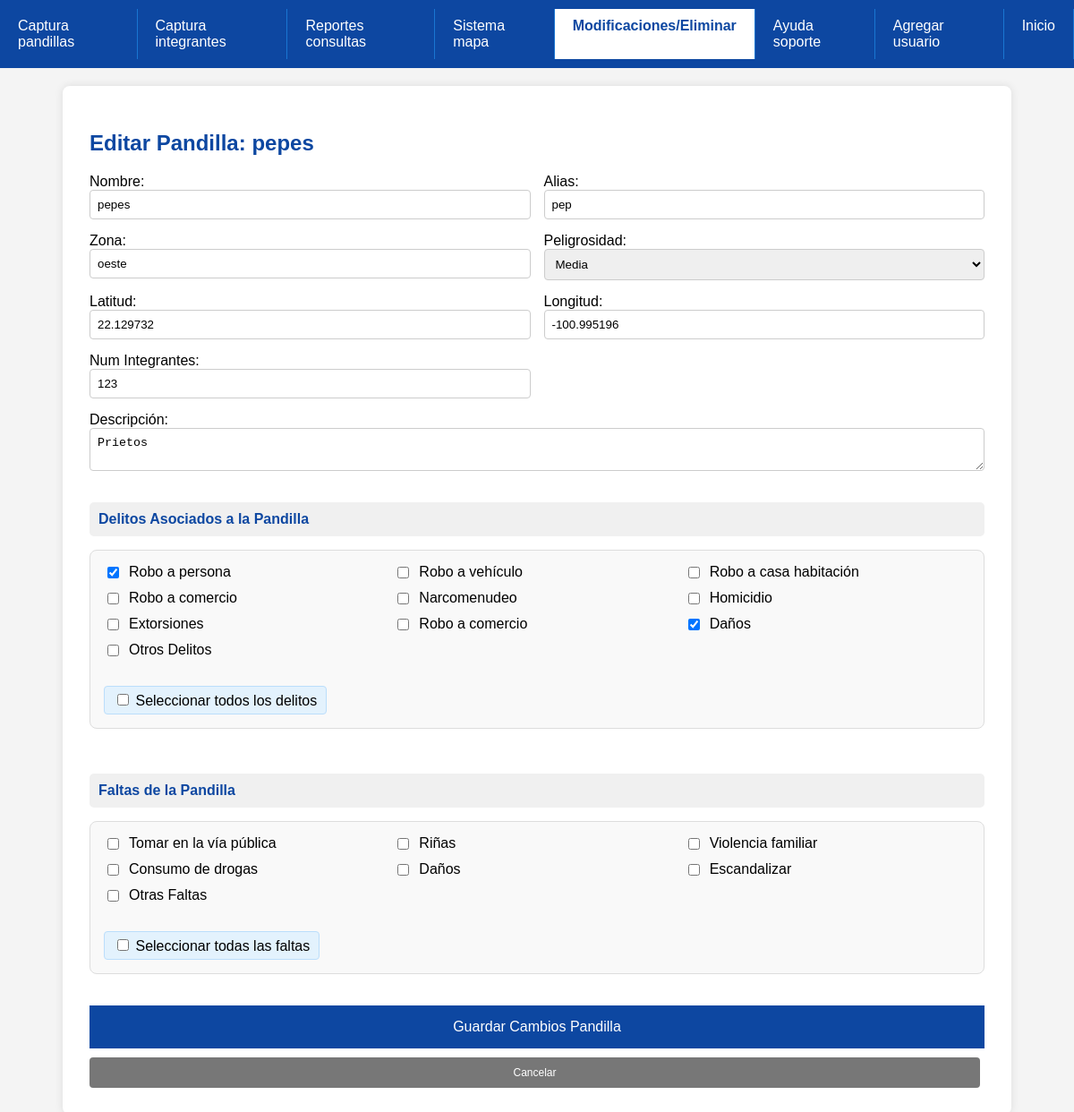
/diez.php?edit_pandilla=29 (signed in), run on the app's committed database.
### tables this page shows
CREATE TABLE `pandillas` (
  `id_pandilla` int(11) NOT NULL,
  `nombre` varchar(100) DEFAULT NULL,
  `alias` varchar(100) DEFAULT NULL,
  `descripcion` varchar(255) DEFAULT NULL,
  `id_lider_actual` varchar(50) DEFAULT NULL,
  `num_integrantes_aproximado` int(11) DEFAULT NULL,
  `rango_edades` varchar(100) DEFAULT NULL,
  `horario_reunion` varchar(100) DEFAULT NULL,
  `peligrosidad` varchar(100) DEFAULT NULL,
  `redes_sociales` varchar(100) DEFAULT NULL,
  `lugar_reunion` varchar(100) DEFAULT NULL,
  `latitud_reunion` varchar(100) DEFAULT NULL,
  `longitud_reunion` varchar(100) DEFAULT NULL,
  `fecha_registro` datetime DEFAULT current_timestamp(),
  `pandillas_rivales_texto` varchar(100) DEFAULT NULL,
  `zona` varchar(30) NOT NULL,
  `delitos_pandillas` text NOT NULL,
  `faltas_pandillas` text NOT NULL
);

CREATE TABLE `delitos` (
  `id_delito` int(11) NOT NULL,
  `nombre_delito` varchar(100) DEFAULT NULL,
  `descripcion` varchar(100) DEFAULT NULL,
  `categoria` varchar(100) DEFAULT NULL,
  `gravedad` varchar(100) DEFAULT NULL
);

CREATE TABLE `faltas` (
  `id_falta` int(11) NOT NULL,
  `nombre_falta` varchar(100) DEFAULT NULL,
  `descripcion` varchar(100) DEFAULT NULL,
  `categoria` varchar(100) DEFAULT NULL,
  `gravedad` varchar(100) DEFAULT NULL
);

### diez.php (the view, shortened to what this page needs)
<?php
include 'conexion.php';
$delitos = [];
$resD = $conn->query("SELECT * FROM delitos");
while($r = $resD->fetch_assoc()) $delitos[] = $r;
$faltas = [];
$resF = $conn->query("SELECT * FROM faltas");
while($r = $resF->fetch_assoc()) $faltas[] = $r;
$vista = 'lista';
$data_editar = null;
$delitos_act = [];
$faltas_act = [];
if (isset($_GET['edit_pandilla'])) {
    $vista = 'edit_pandilla';
    $id = $_GET['edit_pandilla'];
    $data_editar = $conn->query("SELECT * FROM Pandillas WHERE id_pandilla=$id")->fetch_assoc();
    $delitos_string = $data_editar['delitos_pandillas'] ?? '';
    $delitos_act = !empty($delitos_string) ? explode(', ', $delitos_string) : [];
    $faltas_string = $data_editar['faltas_pandillas'] ?? '';
    $faltas_act = !empty($faltas_string) ? explode(', ', $faltas_string) : [];
}
?>
<!DOCTYPE html>
<html lang="es">
<head>
</head>
<body>
    <div class="top-nav" id="adminNav">
        <a class="nav-item" href="cuatro.php">Captura pandillas</a>
        <a class="nav-item" href="cinco.php">Captura integrantes</a>
        <a class="nav-item" href="seis.php">Reportes consultas</a>
        <a class="nav-item" href="siete.php">Sistema mapa</a>
        <a class="nav-item active" href="diez.php">Modificaciones/Eliminar</a>
        <a class="nav-item" href="ocho.php">Ayuda soporte</a>
        <a class="nav-item" href="nueve.php">Agregar usuario</a>
        <a class="nav-item" href="tres.php">Inicio</a>
    </div>
    <div class="main-content">
        <?php if ($vista == 'edit_pandilla'): ?>
            <div class="form-container">
                <h2 style="color:#0d47a1">Editar Pandilla: <?php echo $data_editar['nombre']; ?></h2>
                <form method="POST">
                    <div class="form-grid">
                        <div class="form-group">
                            <label>Nombre:</label>
                            <input type="text" name="nombrePandilla" value="<?php echo $data_editar['nombre']; ?>" required>
                        </div>
                        <div class="form-group">
                            <label>Alias:</label>
                            <input type="text" name="alias" value="<?php echo $data_editar['alias']; ?>">
                        </div>
                        <div class="form-group">
                            <label>Zona:</label>
                            <input type="text" name="zona" value="<?php echo $data_editar['zona']; ?>">
                        </div>
                        <div class="form-group">
                            <label>Peligrosidad:</label>
                            <select name="peligrosidad">
                                <option value="Media" <?php if($data_editar['peligrosidad']=='Media') echo 'selected'; ?>>Media</option>
                            </select>
                        </div>
                        <div class="form-group">
                            <label>Latitud:</label>
                            <input type="text" name="latitud" value="<?php echo $data_editar['latitud_reunion']; ?>">
                        </div>
                        <div class="form-group">
                            <label>Longitud:</label>
                            <input type="text" name="longitud" value="<?php echo $data_editar['longitud_reunion']; ?>">
                        </div>
                        <div class="form-group">
                            <label>Num Integrantes:</label>
                            <input type="number" name="numIntegrantes" value="<?php echo $data_editar['num_integrantes_aproximado']; ?>">
                        </div>
                        <div class="form-group full-width">
                            <label>Descripción:</label>
                            <textarea name="descripcion"><?php echo $data_editar['descripcion']; ?></textarea>
                        </div>
                        <div class="form-group full-width">
                            <div class="section-title">Delitos Asociados a la Pandilla</div>
                            <div class="checkbox-section">
                                <div class="checkbox-section-grid">
                                    <?php foreach($delitos as $d):
                                        $delito_nombre = $d['nombre_delito'];
                                        $checked = in_array($delito_nombre, $delitos_act) ? 'checked' : '';
                                    ?>
                                        <label class="checkbox-item">
                                            <input type="checkbox" name="delitos_pandillas[]" value="<?php echo $d['id_delito']; ?>" <?php echo $checked; ?>>
                                            <?php echo htmlspecialchars($delito_nombre); ?>
                                        </label>
                                    <?php endforeach; ?>
                                </div>
                                <div class="select-all" onclick="toggleAll('delitos_pandillas', 'toggleAllDelitosPandilla')">
                                    <input type="checkbox" id="toggleAllDelitosPandilla"> Seleccionar todos los delitos
                                </div>
                            </div>
                        </div>
                        <div class="form-group full-width">
                            <div class="section-title">Faltas de la Pandilla</div>
                            <div class="checkbox-section">
                                <div class="checkbox-section-grid">
                                    <?php foreach($faltas as $f):
                                        $falta_nombre = $f['nombre_falta'];
                                        $checked = in_array($falta_nombre, $faltas_act) ? 'checked' : '';
                                    ?>
                                        <label class="checkbox-item">
                                            <input type="checkbox" name="faltas_pandillas[]" value="<?php echo $f['id_falta']; ?>" <?php echo $checked; ?>>
                                            <?php echo htmlspecialchars($falta_nombre); ?>
                                        </label>
                                    <?php endforeach; ?>
                                </div>
                                <div class="select-all" onclick="toggleAll('faltas_pandillas', 'toggleAllFaltasPandilla')">
                                    <input type="checkbox" id="toggleAllFaltasPandilla"> Seleccionar todas las faltas
                                </div>
                            </div>
                        </div>
                    </div>
                    <button type="submit" style="background:#0d47a1; color:white; padding:15px; border:none; width:100%; margin-top:20px; font-size:16px;">Guardar Cambios Pandilla</button>
                    <a href="diez.php" class="btn btn-cancel text-center" style="display:block; text-align:center; color:white; text-decoration:none;">Cancelar</a>
                </form>
            </div>
        <?php endif; ?>
    </div>
</body>
</html>

### diez.php (style rules this page uses)
body { font-family: Arial, sans-serif; margin: 0; padding: 0; background-color: #f4f4f4; display: flex; flex-direction: column; min-height: 100vh; }
.top-nav { background-color: #0d47a1; color: white; padding: 10px 0; display: flex; }
.nav-item { padding: 10px 20px; cursor: pointer; text-decoration: none; color: white; border-right: 1px solid #1976d2; }
.nav-item.active { background-color: white; color: #0d47a1; font-weight: bold; }
.main-content { padding: 20px; flex-grow: 1; }
.form-container { background-color: white; padding: 30px; border-radius: 8px; box-shadow: 0 0 10px rgba(0,0,0,0.1); max-width: 1000px; margin: 0 auto; }
.btn { padding: 5px 10px; text-decoration: none; color: white; border-radius: 4px; font-size: 12px; margin-right: 5px; }
.btn-cancel { background-color: #777; padding: 10px; display:inline-block; margin-top:10px; }
.form-grid { display: grid; grid-template-columns: repeat(2, 1fr); gap: 15px; }
.form-group { display: flex; flex-direction: column; }
input, select, textarea { padding: 8px; border: 1px solid #ccc; border-radius: 4px; }
.full-width { grid-column: span 2; }
.section-title { background-color: #f0f0f0; padding: 10px; border-radius: 5px; margin-top: 20px; font-weight: bold; color: #0d47a1; }
.checkbox-item { display: flex; align-items: center; gap: 8px; margin-bottom: 5px; }
.checkbox-item input[type="checkbox"] { width: auto; }
.checkbox-section { margin: 15px 0; padding: 15px; background-color: #f9f9f9; border-radius: 8px; border: 1px solid #ddd; }
.checkbox-section-grid { display: grid; grid-template-columns: repeat(3, 1fr); gap: 5px; margin-bottom: 15px; }
.select-all { margin-top: 10px; padding: 5px 10px; background: #e3f2fd; border: 1px solid #bbdefb; border-radius: 4px; cursor: pointer; display: inline-block; }

### data on the page
pandillas: nombre "pepes", nombrePandilla "pepes", alias "pep", zona "oeste", peligrosidad "Media", latitud "22.129732", longitud "-100.995196", numIntegrantes "123", descripcion "Prietos"
delitos: nombre_delito "Robo a persona"
delitos: nombre_delito "Robo a vehículo"
delitos: nombre_delito "Robo a casa habitación"
delitos: nombre_delito "Robo a comercio"
delitos: nombre_delito "Narcomenudeo"
delitos: nombre_delito "Homicidio"
delitos: nombre_delito "Extorsiones"
delitos: nombre_delito "Robo a comercio"
delitos: nombre_delito "Daños"
delitos: nombre_delito "Otros Delitos"
faltas: nombre_falta "Tomar en la vía pública"
faltas: nombre_falta "Riñas"
faltas: nombre_falta "Violencia familiar"
faltas: nombre_falta "Consumo de drogas"
faltas: nombre_falta "Daños"
faltas: nombre_falta "Escandalizar"
faltas: nombre_falta "Otras Faltas"
